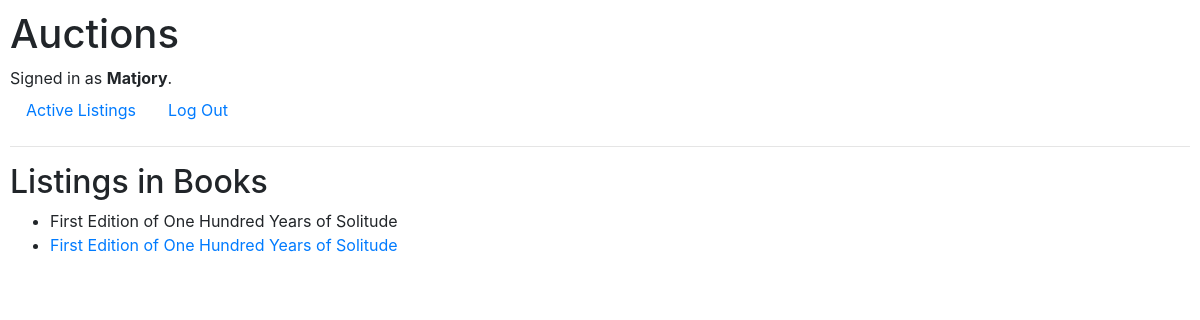
/categories/2/ (signed in), run on the app's committed database.
### auctions/models.py (models this page shows, shortened)
class User(AbstractUser):
    pass

class Category(models.Model):
    name = models.CharField(max_length=255)
    def __str__(self):
        return self.name

class Listing(models.Model):
    title = models.CharField(max_length=64)
    description = models.TextField()
    starting_bid = models.DecimalField(max_digits=10, decimal_places=2)
    current_price = models.DecimalField(max_digits=10, decimal_places=2)
    creator = models.ForeignKey(User, on_delete=models.CASCADE, related_name="listings")
    created_at = models.DateTimeField(auto_now_add=True)
    image_url = models.URLField(blank=True, null=True)  # Campo opcional
    category = models.CharField(max_length=64, blank=True, null=True)  # Campo opcional

### auctions/views.py (the view)
# urls.py: path('categories/<int:category_id>/', views.category_detail, name='category_detail'),
def category_detail(request, category_id):
    category = get_object_or_404(Category, pk=category_id)
    listings = Listing.objects.filter(category=category)
    return render(request, "auctions/category_detail.html", {"category": category, "listings": listings})

### auctions/templates/auctions/category_detail.html
{% extends "auctions/layout.html" %}
{% block body %}
<h2>Listings in {{ category.name }}</h2>
{% if listings %}
    <ul>
        {% for listing in listings %}
        <li>{{ listing.title }}</li>
            <li><a href="{% url 'listing_detail' listing.id %}">{{ listing.title }}</a></li>
        {% endfor %}
    </ul>
{% else %}
    <p>No active listings in this category.</p>
{% endif %}
{% endblock %}

### auctions/templates/auctions/layout.html (shortened to what this page needs)
{% load static %}
<!DOCTYPE html>
<html lang="en">
    <head>
        <link rel="stylesheet" href="https://stackpath.bootstrapcdn.com/bootstrap/4.4.1/css/bootstrap.min.css">
        <link href="{% static 'auctions/styles.css' %}" rel="stylesheet">
    </head>
    <body>
        <h1>Auctions</h1>
        <div>
            {% if user.is_authenticated %}
                Signed in as <strong>{{ user.username }}</strong>.
            {% else %}
                Not signed in.
            {% endif %}
        </div>
        <ul class="nav">
            <li class="nav-item">
                <a class="nav-link" href="{% url 'index' %}">Active Listings</a>
            </li>
            {% if user.is_authenticated %}
                <li class="nav-item">
                    <a class="nav-link" href="{% url 'logout' %}">Log Out</a>
                </li>
            {% endif %}
        </ul>
        <hr>
        {% block body %}
        {% endblock %}
    </body>
</html>

### auctions/static/auctions/styles.css (style rules this page uses)
body { padding: 10px; }

### data on the page
User: username "Matjory"
Category: name "Books"
Listing: title "First Edition of One Hundred Years of Solitude"
